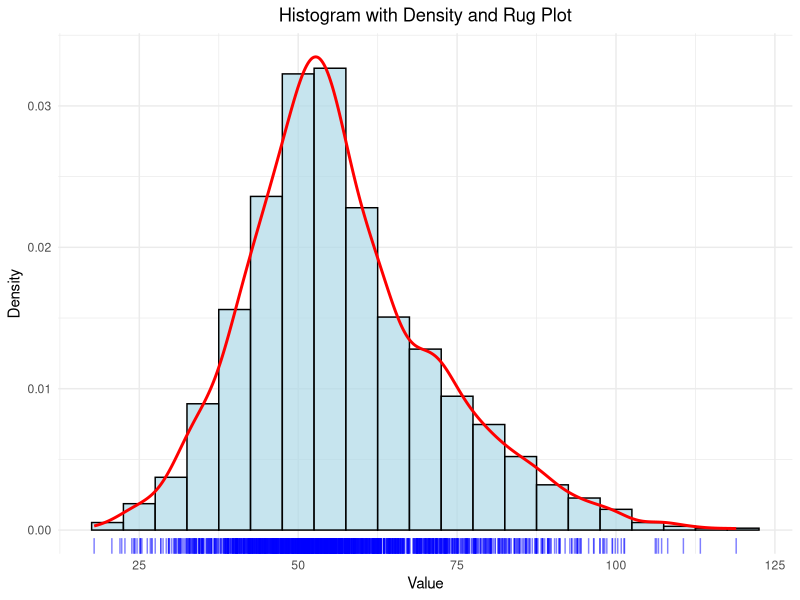

Here is the R script that generated this plot:
# On import ggplot
library(ggplot2)

# Création de donnée en distribution normale
data <- data.frame(value = c(rnorm(1000, mean = 50, sd = 10), rnorm(500, mean = 70, sd = 15)))

# Création du plot avec ggplot, on affiche l'histogramme, la courbe 
plot <- ggplot(
  data, 
  aes(x = value)) +
  geom_histogram(aes(y = after_stat(density)), binwidth = 5, fill = "lightblue", color = "black", alpha = 0.7) +
  geom_density(color = "red", linewidth = 1) +
  geom_rug(sides = "b", color = "blue", alpha = 0.5) +
  labs(title = "Histogram with Density and Rug Plot",
       x = "Value",
       y = "Density") +
  theme_minimal() +
  theme(plot.title = element_text(hjust = 0.5))

# Sauvegarde du fichier
ggsave("TP_13_Boillat_Naomi.png", plot = plot, width = 8, height = 6)
